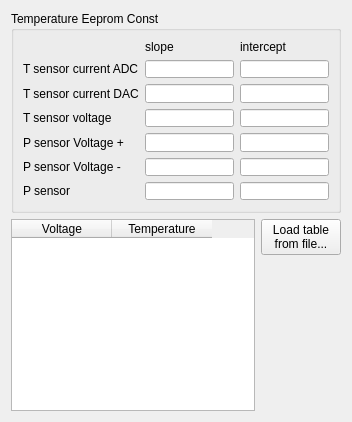
<?xml version="1.0" encoding="UTF-8"?>
<ui version="4.0">
 <class>wTempCalibr</class>
 <widget class="QWidget" name="wTempCalibr">
  <property name="geometry">
   <rect>
    <x>0</x>
    <y>0</y>
    <width>352</width>
    <height>420</height>
   </rect>
  </property>
  <property name="minimumSize">
   <size>
    <width>352</width>
    <height>0</height>
   </size>
  </property>
  <property name="windowTitle">
   <string>Form</string>
  </property>
  <layout class="QVBoxLayout" name="verticalLayout_2">
   <item>
    <widget class="QGroupBox" name="groupBox">
     <property name="minimumSize">
      <size>
       <width>0</width>
       <height>202</height>
      </size>
     </property>
     <property name="maximumSize">
      <size>
       <width>401</width>
       <height>100000</height>
      </size>
     </property>
     <property name="title">
      <string>Temperature Eeprom Const</string>
     </property>
     <layout class="QGridLayout" name="gridLayout">
      <item row="4" column="0">
       <widget class="QLabel" name="label_6">
        <property name="text">
         <string>P sensor Voltage +</string>
        </property>
       </widget>
      </item>
      <item row="3" column="0">
       <widget class="QLabel" name="label_5">
        <property name="text">
         <string>T sensor voltage</string>
        </property>
       </widget>
      </item>
      <item row="5" column="0">
       <widget class="QLabel" name="label_7">
        <property name="text">
         <string>P sensor Voltage -</string>
        </property>
       </widget>
      </item>
      <item row="3" column="2">
       <widget class="QLineEdit" name="leTempSensorVoltageintercept"/>
      </item>
      <item row="4" column="1">
       <widget class="QLineEdit" name="lePressSensorVoltagePslope"/>
      </item>
      <item row="5" column="1">
       <widget class="QLineEdit" name="lePressSensorVoltageNslope"/>
      </item>
      <item row="5" column="2">
       <widget class="QLineEdit" name="lePressSensorVoltageNintercept"/>
      </item>
      <item row="4" column="2">
       <widget class="QLineEdit" name="lePressSensorVoltagePintercept"/>
      </item>
      <item row="3" column="1">
       <widget class="QLineEdit" name="leTempSensorVoltageslope"/>
      </item>
      <item row="7" column="2">
       <widget class="QLineEdit" name="lePressSensorintercept"/>
      </item>
      <item row="7" column="0">
       <widget class="QLabel" name="label_8">
        <property name="text">
         <string>P sensor</string>
        </property>
       </widget>
      </item>
      <item row="0" column="2">
       <widget class="QLabel" name="label_2">
        <property name="text">
         <string>intercept</string>
        </property>
       </widget>
      </item>
      <item row="1" column="0">
       <widget class="QLabel" name="label_3">
        <property name="text">
         <string>T sensor current ADC</string>
        </property>
       </widget>
      </item>
      <item row="0" column="1">
       <widget class="QLabel" name="label">
        <property name="text">
         <string>slope</string>
        </property>
       </widget>
      </item>
      <item row="1" column="1">
       <widget class="QLineEdit" name="leTempSensorCurrentADCslope"/>
      </item>
      <item row="1" column="2">
       <widget class="QLineEdit" name="leTempSensorCurrentADCintercept"/>
      </item>
      <item row="2" column="0">
       <widget class="QLabel" name="label_4">
        <property name="text">
         <string>T sensor current DAC</string>
        </property>
       </widget>
      </item>
      <item row="2" column="1">
       <widget class="QLineEdit" name="leTempSensorCurrentDACslope"/>
      </item>
      <item row="2" column="2">
       <widget class="QLineEdit" name="leTempSensorCurrentDACintercept"/>
      </item>
      <item row="7" column="1">
       <widget class="QLineEdit" name="lePressSensorslope"/>
      </item>
     </layout>
    </widget>
   </item>
   <item>
    <layout class="QHBoxLayout" name="horizontalLayout">
     <item>
      <widget class="QTableWidget" name="twTempTable">
       <property name="minimumSize">
        <size>
         <width>0</width>
         <height>192</height>
        </size>
       </property>
       <column>
        <property name="text">
         <string>Voltage</string>
        </property>
       </column>
       <column>
        <property name="text">
         <string>Temperature</string>
        </property>
       </column>
      </widget>
     </item>
     <item>
      <layout class="QVBoxLayout" name="verticalLayout">
       <item>
        <widget class="QPushButton" name="pbLoadFromFile">
         <property name="text">
          <string>Load table
from file...</string>
         </property>
        </widget>
       </item>
       <item>
        <spacer name="verticalSpacer">
         <property name="orientation">
          <enum>Qt::Vertical</enum>
         </property>
         <property name="sizeHint" stdset="0">
          <size>
           <width>20</width>
           <height>40</height>
          </size>
         </property>
        </spacer>
       </item>
      </layout>
     </item>
    </layout>
   </item>
  </layout>
 </widget>
 <tabstops>
  <tabstop>twTempTable</tabstop>
  <tabstop>leTempSensorCurrentADCslope</tabstop>
  <tabstop>leTempSensorCurrentADCintercept</tabstop>
  <tabstop>leTempSensorCurrentDACslope</tabstop>
  <tabstop>leTempSensorCurrentDACintercept</tabstop>
  <tabstop>leTempSensorVoltageslope</tabstop>
  <tabstop>leTempSensorVoltageintercept</tabstop>
  <tabstop>lePressSensorVoltagePslope</tabstop>
  <tabstop>lePressSensorVoltagePintercept</tabstop>
  <tabstop>lePressSensorVoltageNslope</tabstop>
  <tabstop>lePressSensorVoltageNintercept</tabstop>
  <tabstop>lePressSensorslope</tabstop>
  <tabstop>lePressSensorintercept</tabstop>
  <tabstop>pbLoadFromFile</tabstop>
 </tabstops>
 <resources/>
 <connections/>
</ui>
